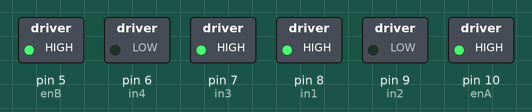
Bench run of a sketch on a simulated Arduino Uno, built with avr-gcc and run on an emulated ATmega328P. Parts: switched loads named in the sketch (green lamp = pin HIGH).

Above: at 12.8 s.
Timing chart, 0 to 40.0 s (numbered marks = the images above):
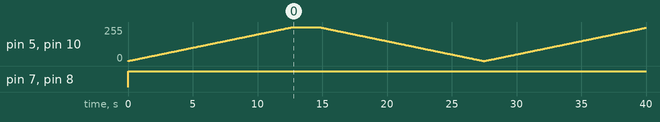

The sketch:

test_motor_driver.ino
```cpp
// connect motor controller pins to Arduino digital pins
// motor one
int enA = 10;
int in1 = 8;
int in2 = 9;
// motor two
int enB = 5;
int in3 = 7;
int in4 = 6;

int speedLeft, speedRight;


void setup() {
  // set all the motor control pins to outputs
  pinMode(enA, OUTPUT);
  pinMode(enB, OUTPUT);
  pinMode(in1, OUTPUT);
  pinMode(in2, OUTPUT);
  pinMode(in3, OUTPUT);
  pinMode(in4, OUTPUT);
  speedLeft = speedRight = 100;
}

void forwardMove() {
  digitalWrite(in1, HIGH);
  digitalWrite(in2, LOW);
  digitalWrite(in3, HIGH);
  digitalWrite(in4, LOW);
  analogWrite(enA, speedLeft);
  analogWrite(enB, speedRight);
}

void backwardMove() {
  digitalWrite(in1, LOW);
  digitalWrite(in2, HIGH);
  digitalWrite(in3, LOW);
  digitalWrite(in4, HIGH);
  analogWrite(enA, speedLeft);
  analogWrite(enB, speedRight);
}

void turnRight() {
  digitalWrite(in1, LOW);
  digitalWrite(in2, HIGH);
  digitalWrite(in3, HIGH);
  digitalWrite(in4, LOW);
  analogWrite(enA, speedLeft);
  analogWrite(enB, speedRight);
}

void turnLeft() {
  digitalWrite(in1, HIGH);
  digitalWrite(in2, LOW);
  digitalWrite(in3, LOW);
  digitalWrite(in4, HIGH);
  analogWrite(enA, speedLeft);
  analogWrite(enB, speedRight);
}

void stopMove() {
  digitalWrite(in1, LOW);
  digitalWrite(in2, LOW);
  digitalWrite(in3, LOW);
  digitalWrite(in4, LOW);
  analogWrite(enA, 0);
  analogWrite(enB, 0);
}

void loop() {
  // ... if you need to run test one just un-comment it and comment test two or you can un-comment both ... //
  // test one
  // test the motor direction.
  /*forwardMove();
    delay(5000);
    stopMove();
    delay(500);
    backwardMove();
    delay(5000);
    stopMove();
    delay(500);*/

  // test two
  // this test make the motor run from 0 to its maximum speed then to 0 speed again.
  speedLeft = speedRight = 0;
  for (int i = 1; i <= 255; i++) {
    speedLeft = speedRight = i;
    forwardMove();
    delay(50);
  }
  delay(2000); // motor run 2 sec at it's max speed
  for (int i = 254; i >= 0; i--) {
    speedLeft = speedRight = i;
    forwardMove();
    delay(50);
  }
}
```

Measured:
- by itself, pin 7 (in3), pin 8 (in1): LOW → HIGH at 0.00 s
